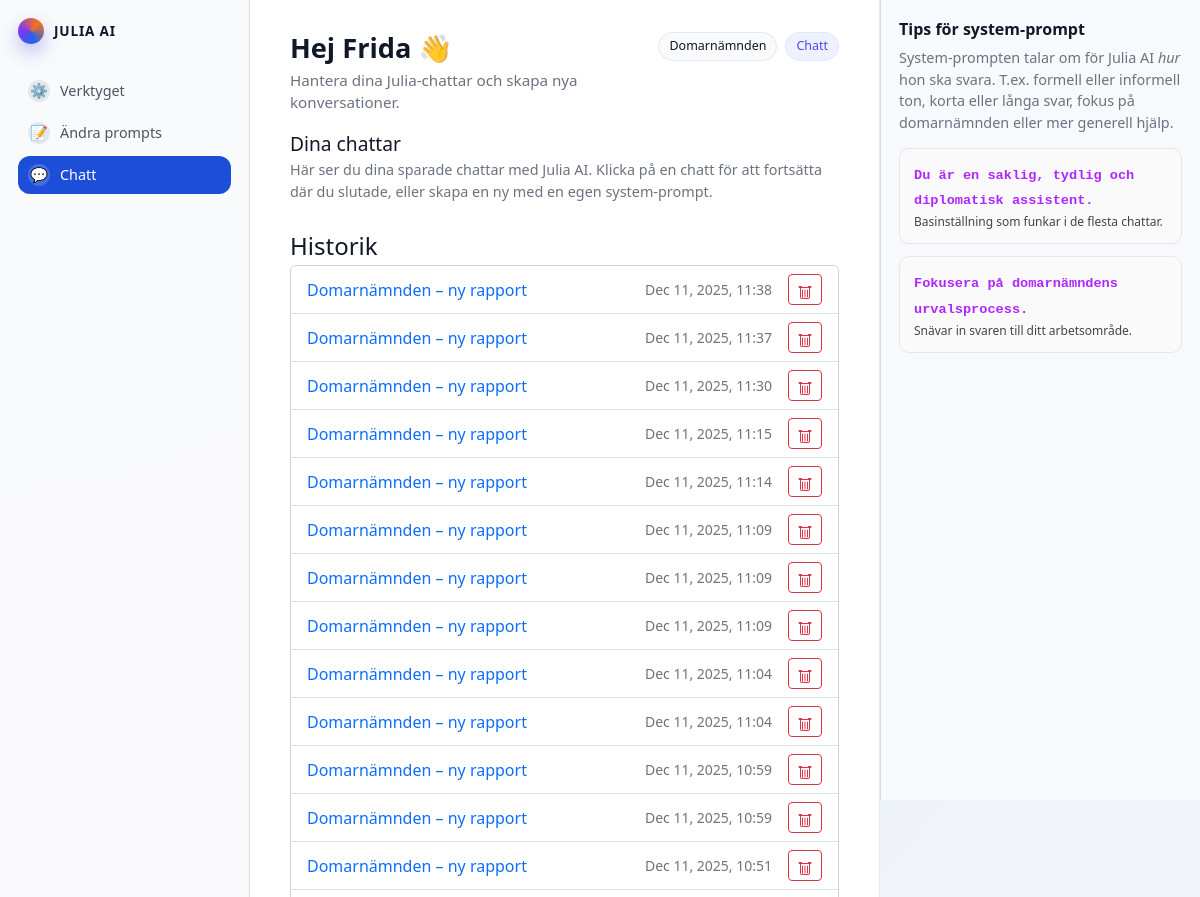
The page /chat/ (signed in, upper part) on the database as committed earlier.
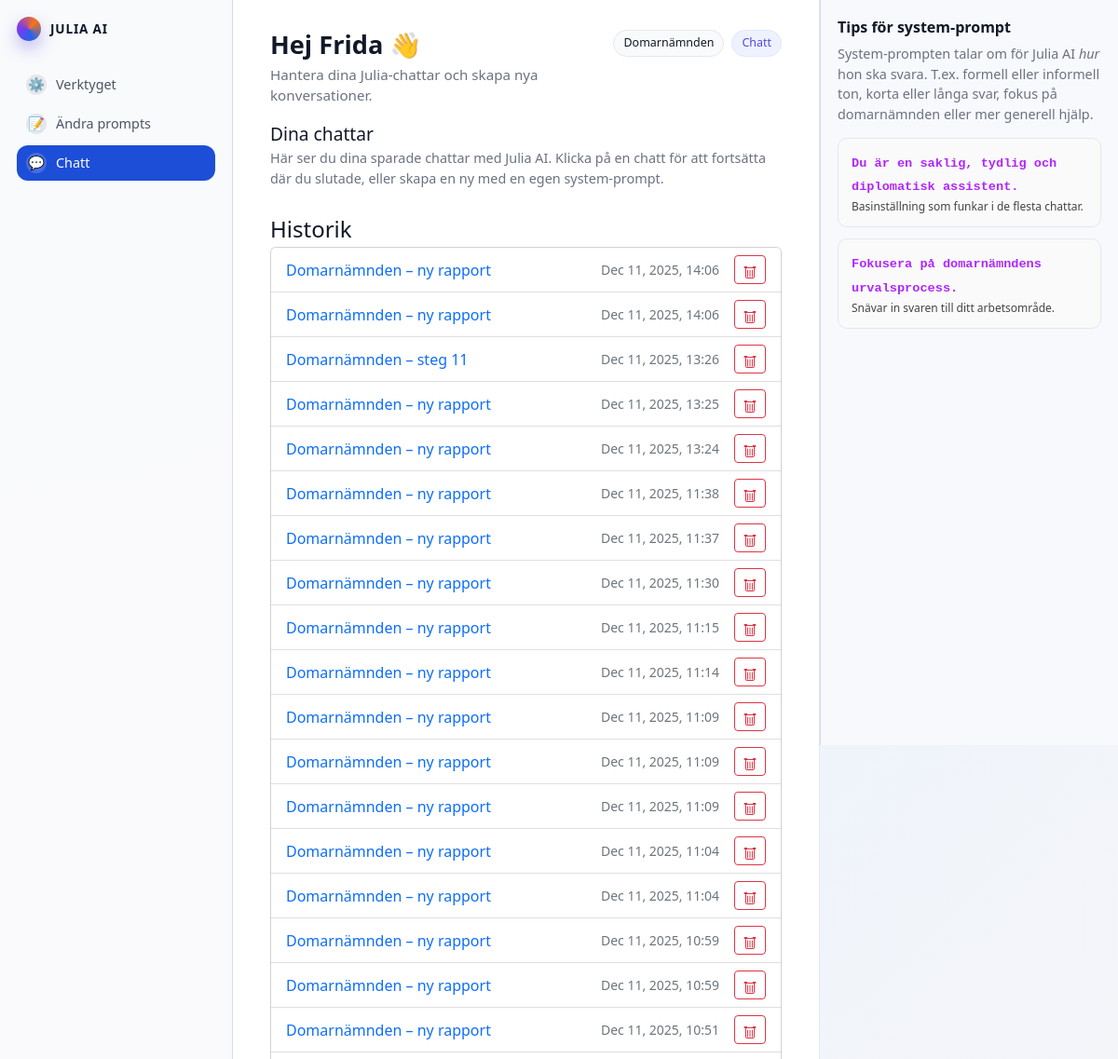
The same page on the database as committed later.
### myapp/models.py (models this page shows, shortened)
class ChatSession(models.Model):
    user = models.ForeignKey(settings.AUTH_USER_MODEL, on_delete=models.CASCADE)
    title = models.CharField(max_length=200, default="Ny chatt")
    flow = models.CharField(max_length=50, blank=True, null=True)  # t.ex. "domarnamnden"
    step = models.PositiveSmallIntegerField(blank=True, null=True) # 1–10
    system_prompt = models.TextField(
        default=(
            "Du är en hjälpsam, saklig och diplomatisk assistent. "
            "Skriv tydligt och konkret, mild tonalitet, inga överdrifter."
        )
    )
    created_at = models.DateTimeField(auto_now_add=True)
    updated_at = models.DateTimeField(auto_now=True)

### myapp/views.py (the view, shortened to what this page needs)
# urls.py: path("chat/", views.chat_home, name="chat_home"),
@login_required
def chat_home(request):
    sessions = ChatSession.objects.filter(user=request.user).order_by("-updated_at")
    return render(request, "chat_home.html", {"sessions": sessions})

### templates/chat_home.html (shortened to what this page needs)
{% load static %}
<!DOCTYPE html>
<html lang="sv">
<head>
    <link href="https://cdn.jsdelivr.net/npm/bootstrap@5.2.3/dist/css/bootstrap.min.css" rel="stylesheet">
    <link rel="stylesheet" href="{% static 'css/style.css' %}">
</head>
<body id="page-top">
  <div class="app-shell">
    <aside class="sidebar">
      <div class="sidebar-brand">
        <span class="brand-dot"></span>
        <span class="brand-text">Julia AI</span>
      </div>
      <nav class="sidebar-nav">
        <a href="{% url 'index' %}" class="sidebar-link">
          <span class="sidebar-icon">⚙️</span>
          <span>Verktyget</span>
        </a>
        <a href="{% url 'prompt_editor' %}" class="sidebar-link">
          <span class="sidebar-icon">📝</span>
          <span>Ändra prompts</span>
        </a>
        <a href="{% url 'chat_home' %}" class="sidebar-link sidebar-link-active">
          <span class="sidebar-icon">💬</span>
          <span>Chatt</span>
        </a>
      </nav>
    </aside>
    <main class="main-area">
      <header class="page-header">
        <div>
          <h1>Hej {{ user.first_name|default:user.username }} 👋</h1>
          <p>Hantera dina Julia-chattar och skapa nya konversationer.</p>
        </div>
        <div class="page-header-meta">
          <span class="pill">Domarnämnden</span>
          <span class="pill pill-soft">Chatt</span>
        </div>
      </header>
      <section id="chat-home">
        <div class="adminui-layout">
          <div class="adminui-main">
            <div class="adminui-container">
              <h2 class="adminui-title" style="margin-top:0;">Dina chattar</h2>
              <p class="adminui-intro">
                Här ser du dina sparade chattar med Julia AI. Klicka på en chatt för att fortsätta där du slutade,
                eller skapa en ny med en egen system-prompt.
              </p>
              <div class="adminui-container" style="margin-bottom:32px;">
                <h3 class="adminui-subtitle">Historik</h3>
                <div class="card p-0">
                  <div class="list-group list-group-flush">
                    {% for s in sessions %}
                      <div class="list-group-item d-flex align-items-center gap-2">
                        <a class="flex-grow-1 text-decoration-none"
                           href="{% url 'chat_session' s.id %}">
                          {{ s.title }}
                        </a>
                        <small class="text-muted me-2">
                          {{ s.updated_at|date:"M j, Y, H:i" }}
                        </small>
                        <form action="{% url 'chat_delete' s.id %}" method="post"
                              onsubmit="return confirm('Ta bort denna chatt? Det går inte att ångra.');">
                          <button type="submit" class="btn btn-sm btn-outline-danger" title="Ta bort">
                          </button>
                        </form>
                      </div>
                    {% empty %}
                      <div class="list-group-item text-muted">Ingen historik ännu.</div>
                    {% endfor %}
                  </div>
                </div>
              </div>
            </div>
          </div>
        </div>
      </section>
    </main>
    <aside class="right-panel">
      <h3 class="assistant-title">Tips för system-prompt</h3>
      <p class="assistant-help adminui-intro">
        System-prompten talar om för Julia AI <em>hur</em> hon ska svara.
        T.ex. formell eller informell ton, korta eller långa svar,
        fokus på domarnämnden eller mer generell hjälp.
      </p>
      <div class="tag-box">
        <div class="tag-box-left">
          <code>Du är en saklig, tydlig och diplomatisk assistent.</code>
          <p>Basinställning som funkar i de flesta chattar.</p>
        </div>
      </div>
      <div class="tag-box">
        <div class="tag-box-left">
          <code>Fokusera på domarnämndens urvalsprocess.</code>
          <p>Snävar in svaren till ditt arbetsområde.</p>
        </div>
      </div>
    </aside>
  </div>
</body>
</html>

Rows that differ between the two databases and show on the page:
added ChatSession: title "Domarnämnden – ny rapport", updated_at "Dec 11, 2025, 14:06"
added ChatSession: title "Domarnämnden – ny rapport", updated_at "Dec 11, 2025, 14:06"
added ChatSession: title "Domarnämnden – steg 11", updated_at "Dec 11, 2025, 13:26"
added ChatSession: title "Domarnämnden – ny rapport", updated_at "Dec 11, 2025, 13:25"
added ChatSession: title "Domarnämnden – ny rapport", updated_at "Dec 11, 2025, 13:24"
